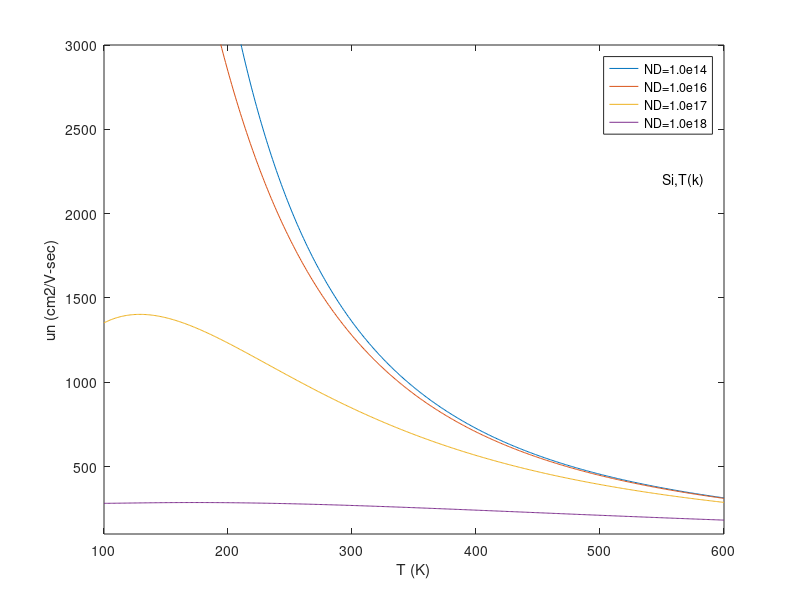

MATLAB code to generate this figure:
#  Plotting of Mobility vs T(K);

# Values at T=300K
unmin300=92;
un0300=1268;
Ndref300=1.3*(10.^17);
an300=0.91;
T=100:1:600;

# Values at T(k)
unmin=unmin300*((T/300).^-0.57);
un0=un0300*((T/300).^-2.33);
Ndref=Ndref300*((T/300).^2.4);
an=an300*((T/300).^-0.146);

ND=1.0e14;
un=unmin + un0./((1+ND./Ndref).^an);
plot(T,un);
axis([100 600 1.0e2 3000]);
xlabel('T (K)');
ylabel('un (cm2/V-sec)');
legend('ND=1.0e14');
hold on

ND=1.0e16;
un=unmin + un0./((1+ND./Ndref).^an);
plot(T,un);
axis([100 600 1.0e2 3000]);
legend('ND=1.0e16');
hold on

ND=1.0e17;
un=unmin + un0./((1+ND./Ndref).^an);
plot(T,un);
axis([100 600 1.0e2 3000]);
legend('ND=1.0e17');
hold on

ND=1.0e18;
un=unmin + un0./((1+ND./Ndref).^an);
plot(T,un);
axis([100 600 1.0e2 3000]);
legend('ND=1.0e14', 'ND=1.0e16', 'ND=1.0e17', 'ND=1.0e18');

text(550,2200,'Si,T(k)');